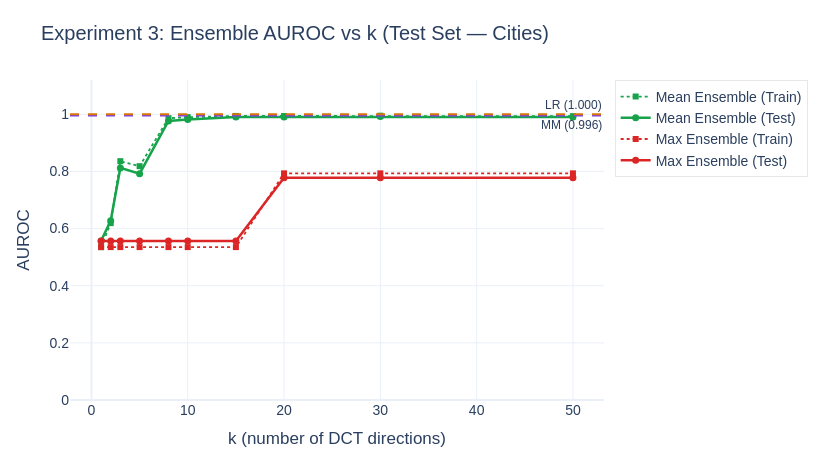
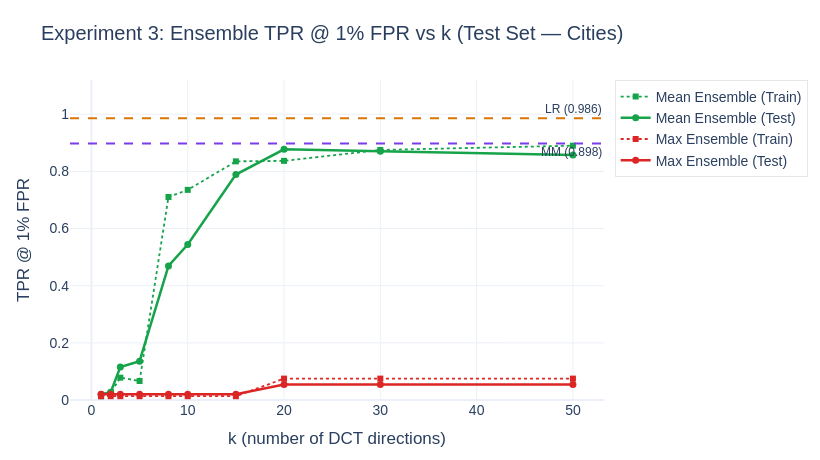

Source (notebook cell) for these figures, in order:
### Code cell
mm_test_cities = eval_probe(mm_probe, test_acts["cities"], test_labels["cities"])
lr_test_cities = eval_probe(lr_probe, test_acts["cities"], test_labels["cities"])

for metric_key, metric_title in [("auroc", "AUROC"), ("tpr1", "TPR @ 1% FPR")]:
    baseline_metric = "auroc" if metric_key == "auroc" else "tpr@1fpr"
    mm_val = mm_test_cities[baseline_metric]
    lr_val = lr_test_cities[baseline_metric]

    fig = go.Figure()

    for agg, color, label in [
        ("mean", PLOT_COLORS["ensemble_mean"], "Mean Ensemble"),
        ("max", PLOT_COLORS["ensemble_max"], "Max Ensemble"),
    ]:
        fig.add_trace(go.Scatter(
            x=sweep["k"], y=sweep[f"{agg}_train_{metric_key}"],
            mode="lines+markers", name=f"{label} (Train)",
            line=dict(color=color, width=1.8, dash="dot"),
            marker=dict(size=6, symbol="square"),
        ))
        fig.add_trace(go.Scatter(
            x=sweep["k"], y=sweep[f"{agg}_test_{metric_key}"],
            mode="lines+markers", name=f"{label} (Test)",
            line=dict(color=color, width=2.5),
            marker=dict(size=7),
        ))

    fig.add_hline(
        y=mm_val, line_dash="dash", line_color=PLOT_COLORS["mm"],
        annotation_text=f"MM ({mm_val:.3f})",
        annotation_position="bottom right", annotation_font_size=12,
    )
    fig.add_hline(
        y=lr_val, line_dash="dash", line_color=PLOT_COLORS["lr"],
        annotation_text=f"LR ({lr_val:.3f})",
        annotation_position="top right", annotation_font_size=12,
    )

    fig.update_layout(
        **PLOT_BASE,
        title=f"Experiment 3: Ensemble {metric_title} vs k (Test Set — Cities)",
        xaxis_title="k (number of DCT directions)",
        yaxis_title=metric_title,
        yaxis_range=[0, 1.12],
        height=460, width=820,
    )
    fig.show()
    save_fig(fig, f"exp3_ensemble_sweep_{metric_key}")

best_k_mean = K_VALUES[int(np.argmax(sweep["mean_test_auroc"]))]
best_k_max = K_VALUES[int(np.argmax(sweep["max_test_auroc"]))]
print(f"\nBest k (Mean Ensemble) by test AUROC: k={best_k_mean}  ({max(sweep['mean_test_auroc']):.3f})")
print(f"Best k (Max Ensemble)  by test AUROC: k={best_k_max}  ({max(sweep['max_test_auroc']):.3f})")
print(f"MM baseline test AUROC: {mm_val:.3f}")
print(f"LR baseline test AUROC: {lr_val:.3f}")

### Figure 1 — Plotly figure (JSON) as saved in the notebook; plotly's stock layout.template omitted (floating-point values rounded to 4 significant figures)
{"data": [{"line": {"color": "#16A34A", "dash": "dot", "width": 1.8}, "marker": {"size": 6, "symbol": "square"}, "mode": "lines+markers", "name": "Mean Ensemble (Train)", "type": "scatter", "x": [1, 2, 3, 5, 8, 10, 15, 20, 30, 50], "y": [0.5351, 0.619, 0.8358, 0.8183, 0.9864, 0.9899, 0.9943, 0.9938, 0.9951, 0.9932]}, {"line": {"color": "#16A34A", "width": 2.5}, "marker": {"size": 7}, "mode": "lines+markers", "name": "Mean Ensemble (Test)", "type": "scatter", "x": [1, 2, 3, 5, 8, 10, 15, 20, 30, 50], "y": [0.5569, 0.6276, 0.8123, 0.7921, 0.9766, 0.9814, 0.9904, 0.9903, 0.9919, 0.9909]}, {"line": {"color": "#DC2626", "dash": "dot", "width": 1.8}, "marker": {"size": 6, "symbol": "square"}, "mode": "lines+markers", "name": "Max Ensemble (Train)", "type": "scatter", "x": [1, 2, 3, 5, 8, 10, 15, 20, 30, 50], "y": [0.5351, 0.5351, 0.5351, 0.5351, 0.5351, 0.5351, 0.5351, 0.7933, 0.7933, 0.7933]}, {"line": {"color": "#DC2626", "width": 2.5}, "marker": {"size": 7}, "mode": "lines+markers", "name": "Max Ensemble (Test)", "type": "scatter", "x": [1, 2, 3, 5, 8, 10, 15, 20, 30, 50], "y": [0.5569, 0.5569, 0.5569, 0.5569, 0.5569, 0.5569, 0.5569, 0.7779, 0.7779, 0.7779]}], "layout": {"annotations": [{"font": {"size": 12}, "showarrow": false, "text": "MM (0.996)", "x": 1, "xanchor": "right", "xref": "x domain", "y": 0.9956, "yanchor": "top", "yref": "y"}, {"font": {"size": 12}, "showarrow": false, "text": "LR (1.000)", "x": 1, "xanchor": "right", "xref": "x domain", "y": 0.9997, "yanchor": "bottom", "yref": "y"}], "font": {"family": "Arial, sans-serif", "size": 14}, "height": 460, "legend": {"bgcolor": "rgba(255,255,255,0.8)", "bordercolor": "#E5E7EB", "borderwidth": 1}, "margin": {"b": 60, "l": 70, "r": 40, "t": 80}, "shapes": [{"line": {"color": "#7C3AED", "dash": "dash"}, "type": "line", "x0": 0, "x1": 1, "xref": "x domain", "y0": 0.9956, "y1": 0.9956, "yref": "y"}, {"line": {"color": "#D97706", "dash": "dash"}, "type": "line", "x0": 0, "x1": 1, "xref": "x domain", "y0": 0.9997, "y1": 0.9997, "yref": "y"}], "title": {"text": "Experiment 3: Ensemble AUROC vs k (Test Set — Cities)"}, "width": 820, "xaxis": {"title": {"text": "k (number of DCT directions)"}}, "yaxis": {"range": [0, 1.12], "title": {"text": "AUROC"}}}}

### Figure 2 — Plotly figure (JSON) as saved in the notebook; plotly's stock layout.template omitted (floating-point values rounded to 4 significant figures)
{"data": [{"line": {"color": "#16A34A", "dash": "dot", "width": 1.8}, "marker": {"size": 6, "symbol": "square"}, "mode": "lines+markers", "name": "Mean Ensemble (Train)", "type": "scatter", "x": [1, 2, 3, 5, 8, 10, 15, 20, 30, 50], "y": [0.01331, 0.02496, 0.0782, 0.06656, 0.7105, 0.7354, 0.8353, 0.8369, 0.8752, 0.8902]}, {"line": {"color": "#16A34A", "width": 2.5}, "marker": {"size": 7}, "mode": "lines+markers", "name": "Mean Ensemble (Test)", "type": "scatter", "x": [1, 2, 3, 5, 8, 10, 15, 20, 30, 50], "y": [0.02041, 0.02721, 0.1156, 0.1361, 0.4694, 0.5442, 0.7891, 0.8776, 0.8707, 0.8571]}, {"line": {"color": "#DC2626", "dash": "dot", "width": 1.8}, "marker": {"size": 6, "symbol": "square"}, "mode": "lines+markers", "name": "Max Ensemble (Train)", "type": "scatter", "x": [1, 2, 3, 5, 8, 10, 15, 20, 30, 50], "y": [0.01331, 0.01331, 0.01331, 0.01331, 0.01331, 0.01331, 0.01331, 0.07488, 0.07488, 0.07488]}, {"line": {"color": "#DC2626", "width": 2.5}, "marker": {"size": 7}, "mode": "lines+markers", "name": "Max Ensemble (Test)", "type": "scatter", "x": [1, 2, 3, 5, 8, 10, 15, 20, 30, 50], "y": [0.02041, 0.02041, 0.02041, 0.02041, 0.02041, 0.02041, 0.02041, 0.05442, 0.05442, 0.05442]}], "layout": {"annotations": [{"font": {"size": 12}, "showarrow": false, "text": "MM (0.898)", "x": 1, "xanchor": "right", "xref": "x domain", "y": 0.898, "yanchor": "top", "yref": "y"}, {"font": {"size": 12}, "showarrow": false, "text": "LR (0.986)", "x": 1, "xanchor": "right", "xref": "x domain", "y": 0.9864, "yanchor": "bottom", "yref": "y"}], "font": {"family": "Arial, sans-serif", "size": 14}, "height": 460, "legend": {"bgcolor": "rgba(255,255,255,0.8)", "bordercolor": "#E5E7EB", "borderwidth": 1}, "margin": {"b": 60, "l": 70, "r": 40, "t": 80}, "shapes": [{"line": {"color": "#7C3AED", "dash": "dash"}, "type": "line", "x0": 0, "x1": 1, "xref": "x domain", "y0": 0.898, "y1": 0.898, "yref": "y"}, {"line": {"color": "#D97706", "dash": "dash"}, "type": "line", "x0": 0, "x1": 1, "xref": "x domain", "y0": 0.9864, "y1": 0.9864, "yref": "y"}], "title": {"text": "Experiment 3: Ensemble TPR @ 1% FPR vs k (Test Set — Cities)"}, "width": 820, "xaxis": {"title": {"text": "k (number of DCT directions)"}}, "yaxis": {"range": [0, 1.12], "title": {"text": "TPR @ 1% FPR"}}}}
